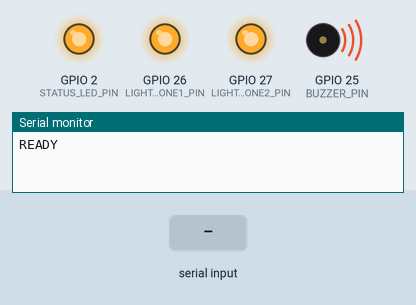
A sketch run on a simulated ESP32. On the bench: output pins drawn as LEDs (lit = HIGH), buzzer (waves = sounding, pin HIGH), the last lines printed to the serial monitor. Dashed ring = blinking. The inputs (shaded band) are chosen by the test bench.

Above: at 1.5 s.
1.6 s: "Z1:ON\n" received over Serial
At 2.05 s:
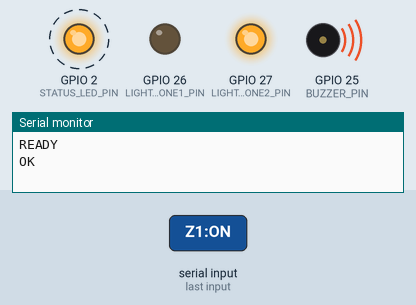
4.6 s: "Z2:ON\n" received over Serial
At 5.05 s:
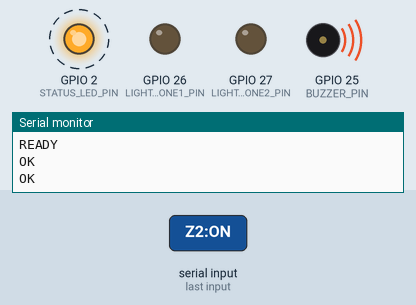
7.6 s: "Z1:OFF\n" received over Serial
At 8.05 s:
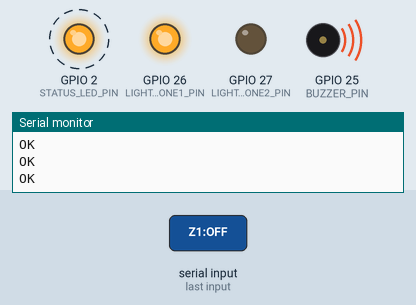
10.6 s: "ALL:OFF\n" received over Serial
At 11.1 s:
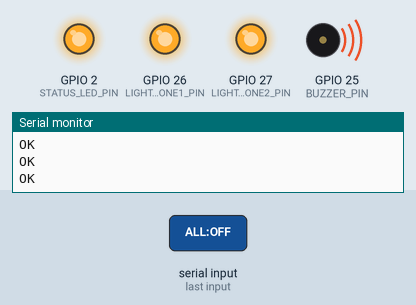
Timing chart, 0 to 13.1 s (numbered marks = the images above; inputs shaded):
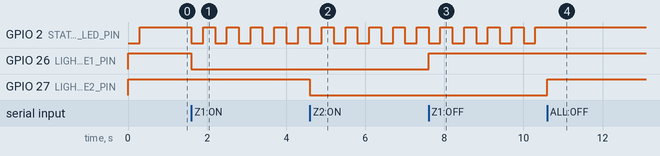

The sketch:

relay_control.ino
```cpp
/*
 * relay_control.ino – ESP32 Relay Controller (2 Camera / 2 Zone)
 * ═════════════════════════════════════════════════════════════════
 *
 * Hệ thống báo cháy 2 Camera:
 *   Zone 1 = Camera PC        → đèn tại chân X (GPIO 26)
 *   Zone 2 = Camera DroidCam  → đèn tại chân Y (GPIO 27)
 *   Chuông báo cháy chung     → chân GPIO 25 (BẬT nếu Zone 1 HOẶC Zone 2 cháy)
 *
 * ── Luồng tín hiệu ───────────────────────────────────────────────
 *
 *  [Cam PC] ──► [Laptop: YOLOv8]              [Cam DroidCam] ──► [Laptop: YOLOv8]
 *                     │  Zone 1                                        │  Zone 2
 *                     └──────────────────┬─────────────────────────────┘
 *                                        │  USB Serial (Z1:ON, Z2:ON, BUZZER:ON…)
 *                                        ▼
 *                                    [ESP32]
 *                              ┌─────────┼─────────┐
 *                              ▼         ▼          ▼
 *                         Relay 1   Relay 2    Relay 3
 *                       (đèn Z1)  (đèn Z2)    (chuông)
 *
 * Lưu ý quan trọng: ESP32 KHÔNG tự tính thời gian trễ 5 giây.
 * Toàn bộ logic (khi nào bật, khi nào tắt sau 5s không còn lửa)
 * được tính bởi Python trên laptop – ESP32 chỉ thực thi lệnh ON/OFF
 * tường minh nhận được. Thiết kế này giữ firmware đơn giản, dễ debug.
 *
 * ── Giao thức Serial (115200 baud, kết thúc '\n') ─────────────────
 *
 *  PC gửi         │ ESP32 trả lời        │ Mô tả
 * ────────────────┼──────────────────────┼─────────────────────────────
 *  PING           │ PONG                 │ Kiểm tra kết nối
 *  Z1:ON / Z1:OFF │ OK                   │ Đèn Zone 1 (chân X)
 *  Z2:ON / Z2:OFF │ OK                   │ Đèn Zone 2 (chân Y)
 *  BUZZER:ON/OFF  │ OK                   │ Chuông báo cháy chung
 *  ALL:OFF        │ OK                   │ Tắt tất cả (2 đèn + chuông)
 *  RESET          │ OK                   │ Giống ALL:OFF
 *  STATUS         │ Z1:0,Z2:1,BUZZER:1   │ Đọc trạng thái hiện tại
 *
 * ── Sơ đồ nối dây ──────────────────────────────────────────────────
 *
 *  ESP32 GPIO │ Kết nối       │ Chức năng
 *  ───────────┼───────────────┼──────────────────────────────────────
 *  GPIO 26 (X)│ IN1 relay     │ Đèn Zone 1 (báo cháy khu vực Camera PC)
 *  GPIO 27 (Y)│ IN2 relay     │ Đèn Zone 2 (báo cháy khu vực DroidCam)
 *  GPIO 25    │ IN3 relay     │ Chuông / còi báo cháy chung
 *  GPIO  2    │ LED có sẵn    │ LED trạng thái ESP32 (built-in)
 *  5V / GND   │ VCC / GND     │ Nguồn cấp module relay
 *
 * ⚠  Module relay thường ACTIVE-LOW (GPIO LOW = relay BẬT).
 *    Nếu module của bạn active-high, đổi ACTIVE_LOW_MODE = false.
 */

// ─── Cấu hình chân ────────────────────────────────────────────────────────────

#define BAUD_RATE        115200

#define LIGHT_ZONE1_PIN  26     // Chân X – đèn Zone 1 (Camera PC)
#define LIGHT_ZONE2_PIN  27     // Chân Y – đèn Zone 2 (Camera DroidCam)
#define BUZZER_PIN       25     // Chuông báo cháy chung
#define STATUS_LED_PIN   2      // LED trạng thái ESP32 (built-in)

// true  = active-low  (LOW  → relay BẬT) – phổ biến nhất với module relay rời
// false = active-high (HIGH → relay BẬT)
const bool ACTIVE_LOW_MODE = true;

#define RELAY_ON_LEVEL  (ACTIVE_LOW_MODE ? LOW  : HIGH)
#define RELAY_OFF_LEVEL (ACTIVE_LOW_MODE ? HIGH : LOW)

// ─── Biến trạng thái ───────────────────────────────────────────────────────────

bool light1State = false;   // Đèn Zone 1
bool light2State = false;   // Đèn Zone 2
bool buzzerState = false;   // Chuông báo cháy

unsigned long lastLedToggle = 0;
bool          ledOn         = false;
const unsigned long LED_BLINK_MS = 300;   // Nhấp nháy khi đang có cảnh báo

// ─── Hàm phụ ────────────────────────────────────────────────────────────────────

void writeRelay(int pin, bool on) {
  digitalWrite(pin, on ? RELAY_ON_LEVEL : RELAY_OFF_LEVEL);
}

void setLight1(bool on) {
  light1State = on;
  writeRelay(LIGHT_ZONE1_PIN, on);
}

void setLight2(bool on) {
  light2State = on;
  writeRelay(LIGHT_ZONE2_PIN, on);
}

void setBuzzer(bool on) {
  buzzerState = on;
  writeRelay(BUZZER_PIN, on);
}

void allOff() {
  setLight1(false);
  setLight2(false);
  setBuzzer(false);
}

bool anyActive() {
  return light1State || light2State || buzzerState;
}

void sendStatus() {
  String msg = "Z1:" + String(light1State ? "1" : "0") +
               ",Z2:" + String(light2State ? "1" : "0") +
               ",BUZZER:" + String(buzzerState ? "1" : "0");
  Serial.println(msg);
}

// ─── Xử lý lệnh Serial ──────────────────────────────────────────────────────────

void handleCommand(String raw) {
  raw.trim();
  if (raw.length() == 0) return;

  // PING
  if (raw == "PING") {
    Serial.println("PONG");
    return;
  }

  // STATUS
  if (raw == "STATUS") {
    sendStatus();
    return;
  }

  // ALL:OFF / RESET
  if (raw == "ALL:OFF" || raw == "RESET") {
    allOff();
    Serial.println("OK");
    return;
  }

  // Z1:ON / Z1:OFF – đèn Zone 1 (chân X)
  if (raw == "Z1:ON")  { setLight1(true);  Serial.println("OK"); return; }
  if (raw == "Z1:OFF") { setLight1(false); Serial.println("OK"); return; }

  // Z2:ON / Z2:OFF – đèn Zone 2 (chân Y)
  if (raw == "Z2:ON")  { setLight2(true);  Serial.println("OK"); return; }
  if (raw == "Z2:OFF") { setLight2(false); Serial.println("OK"); return; }

  // BUZZER:ON / BUZZER:OFF – chuông báo cháy chung
  if (raw == "BUZZER:ON")  { setBuzzer(true);  Serial.println("OK"); return; }
  if (raw == "BUZZER:OFF") { setBuzzer(false); Serial.println("OK"); return; }

  // Lệnh không nhận dạng được
  Serial.println("ERR:UNKNOWN_CMD:" + raw);
}

// ─── LED trạng thái ──────────────────────────────────────────────────────────────
//   Bình thường  : LED sáng liên tục
//   Có cảnh báo  : LED nhấp nháy nhanh

void updateStatusLed() {
  unsigned long now = millis();
  if (anyActive()) {
    if (now - lastLedToggle >= LED_BLINK_MS) {
      ledOn = !ledOn;
      digitalWrite(STATUS_LED_PIN, ledOn ? HIGH : LOW);
      lastLedToggle = now;
    }
  } else {
    if (!ledOn) {
      digitalWrite(STATUS_LED_PIN, HIGH);
      ledOn = true;
    }
  }
}

// ─── Setup ──────────────────────────────────────────────────────────────────────

void setup() {
  Serial.begin(BAUD_RATE);

  pinMode(STATUS_LED_PIN, OUTPUT);
  digitalWrite(STATUS_LED_PIN, LOW);

  pinMode(LIGHT_ZONE1_PIN, OUTPUT);
  pinMode(LIGHT_ZONE2_PIN, OUTPUT);
  pinMode(BUZZER_PIN,      OUTPUT);

  // Đảm bảo tất cả relay TẮT ngay khi khởi động (an toàn)
  writeRelay(LIGHT_ZONE1_PIN, false);
  writeRelay(LIGHT_ZONE2_PIN, false);
  writeRelay(BUZZER_PIN,      false);

  delay(300);
  Serial.println("READY");     // Báo cho Python: ESP32 đã sẵn sàng nhận lệnh
  digitalWrite(STATUS_LED_PIN, HIGH);
}

// ─── Loop ───────────────────────────────────────────────────────────────────────

void loop() {
  if (Serial.available() > 0) {
    String line = Serial.readStringUntil('\n');
    handleCommand(line);
  }
  updateStatusLed();
}
```

Measured:
- after the input at 1.6 s, GPIO 2 (STATUS_LED_PIN): alternates HIGH for 0.30 s and LOW for 0.30 s, starting at once; GPIO 26 (LIGHT_ZONE1_PIN): HIGH → LOW at once
- after the input at 4.6 s, GPIO 27 (LIGHT_ZONE2_PIN): HIGH → LOW at once
- after the input at 7.6 s, GPIO 26 (LIGHT_ZONE1_PIN): LOW → HIGH at once
- after the input at 10.6 s, GPIO 2 (STATUS_LED_PIN): stops changing and stays HIGH; GPIO 27 (LIGHT_ZONE2_PIN): LOW → HIGH at once
